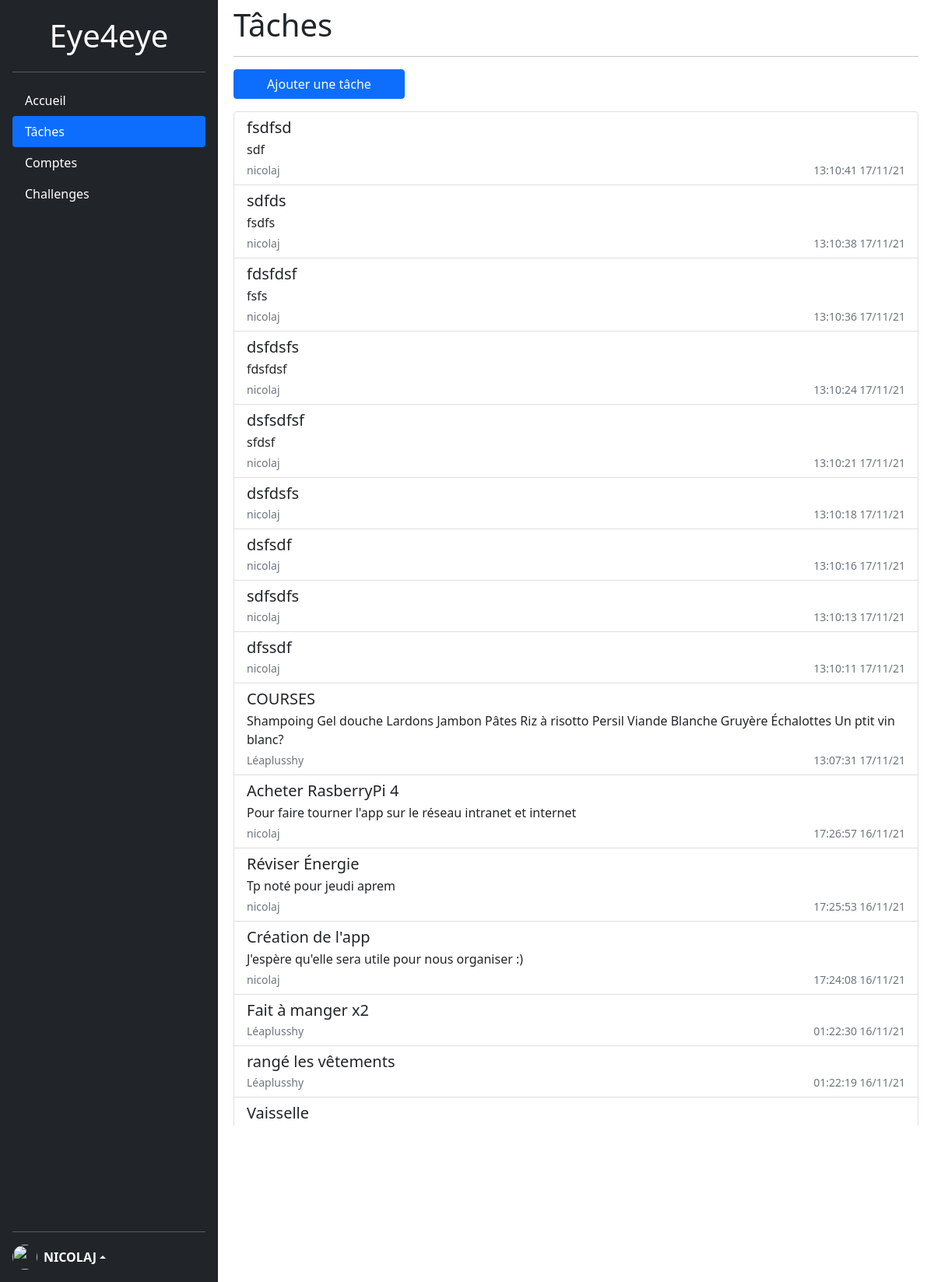
The page /task/ (signed in) on the database its author committed.
### tables this page shows
CREATE TABLE user (
  id INTEGER PRIMARY KEY AUTOINCREMENT,
  username TEXT UNIQUE NOT NULL,
  password TEXT NOT NULL
);

CREATE TABLE task (
  id INTEGER PRIMARY KEY AUTOINCREMENT,
  author_id INTEGER NOT NULL,
  created TIMESTAMP NOT NULL DEFAULT CURRENT_TIMESTAMP,
  title TEXT NOT NULL,
  body TEXT NOT NULL,
  FOREIGN KEY (author_id) REFERENCES user (id)
);

### project/task.py (the view)
@task_bp.route('/')
@login_required
def task():
    db = get_db()
    tasks = db.execute(
        'SELECT p.id, title, body, created, author_id, username'
        ' FROM task p JOIN user u ON p.author_id = u.id'
        ' ORDER BY created DESC'
    ).fetchall()
    return render_template('task/index.html', tasks=tasks)

### project/auth.py (called while the page is built)
@auth_bp.before_app_request
def load_logged_in_user():
    user_id = session.get('user_id')
    if user_id is None:
        g.user = None
    else:
        g.user = get_db().execute(
            'SELECT * FROM user WHERE id = ?', (user_id,)
        ).fetchone()

def login_required(view):
    @functools.wraps(view)
    def wrapped_view(**kwargs):
        if g.user is None:
            return redirect(url_for('auth.login'))
        return view(**kwargs)
    return wrapped_view

### project/db.py (called while the page is built)
def get_db():
    if 'db' not in g:
        g.db = sqlite3.connect(
            current_app.config['DB'],
            detect_types=sqlite3.PARSE_DECLTYPES
        )
        g.db.row_factory = sqlite3.Row
    return g.db

### project/templates/task/index.html
{% extends 'base.html' %}
{% block header %}
Tâches
{% endblock %}
{% block content %}
<div class="d-flex flex-column h-100">
    <div class="btn-group col-3 bg-white">
      <a role="button" href="{{ url_for('task.create') }}" class="btn btn-primary">Ajouter une tâche</a>
    </div>
    <div class="list-group my-3 overflow-auto" style="height: 80%;">
      {% for task in tasks %}
      <a href="{{ url_for('task.update', id=task['id']) }}" class="list-group-item list-group-item-action">
        <h5 class="mb-1">{{ task['title'] }}</h5>
        <p class="mb-1">{{ task['body'] }}</p>
        <div class="d-flex w-100 justify-content-between">
          <small class="text-muted">{{ task['username'] }}</small>
          <small class="text-muted">{{ task['created'].strftime('%X %d/%m/%y') }}</small>
        </div>
      </a>
      {% endfor %}
  </div>
</div>
{% endblock %}

### project/templates/base.html (shortened to what this page needs)
<!doctype html>
<html lang="en">
  <head>
    <link href="https://cdn.jsdelivr.net/npm/bootstrap@5.1.3/dist/css/bootstrap.min.css" rel="stylesheet">
    <link rel="stylesheet" href="{{ url_for('static', filename='css/style.css') }}">
</head>
<body>
  <div class="d-flex" style="height: 100vh; max-height: 100vh; overflow-y: hidden;">
    <div class="d-flex flex-column flex-shrink-0 p-3 text-white bg-dark" style="width: 280px;">
      <a href="/" class="d-flex align-items-center mx-auto text-white text-decoration-none">
        <span class="fs-1">Eye4eye</span>
      </a>
      <hr>
      <ul class="nav nav-pills flex-column mb-auto">
        {% set navigation = [('index', 'Accueil'), ('task', 'Tâches'), ('counting', 'Comptes'), ('challenge', 'Challenges')] %}
        {% for k, v in navigation %}
        <li class="nav-item">
          <a {% if k in request.endpoint %}class="nav-link active"{% endif %} href="{{ url_for(k) }}" class="nav-link text-white">{{ v }}</a>
        </li>
        {% endfor %}
      </ul>
      <hr>
      {% if g.user %}
      <div class="dropup">
        <a href="#" class="d-flex align-items-center text-white text-decoration-none dropdown-toggle" id="dropdownUser1" data-bs-toggle="dropdown" aria-expanded="false">
          <img src="https://github.com/mindflix.png" alt="" width="32" height="32" class="rounded-circle me-2">
          <strong>{{ g.user['username'].upper() }}</strong>
        </a>
      </div>
      {% else %}
      <div class="d-grid gap-2">
        <a class="btn btn-primary" role="button" href="{{ url_for('auth.login') }}">Se connecter</a>
        <a class="btn btn-light" role="button" href="{{ url_for('auth.signup') }}">S'inscrire</a>
      </div>
      {% endif %}
    </div>
    <main class="container m-2">
      <h1>
        {% block header %} {% endblock %}
      </h1>
      <hr>
      {% block content %} {% endblock %}
    </main>
  </div>
</body>
</html>

### project/static/css/style.css (style rules this page uses)
body { min-height: 100vh; min-height: -webkit-fill-available; }
html { height: -webkit-fill-available; }

### rows shown on the page
user: user.username "NICOLAJ"
task: title "fsdfsd", body "sdf", username "nicolaj", created "13:10:41 17/11/21"
task: title "sdfds", body "fsdfs", username "nicolaj", created "13:10:38 17/11/21"
task: title "fdsfdsf", body "fsfs", username "nicolaj", created "13:10:36 17/11/21"
task: title "dsfdsfs", body "fdsfdsf", username "nicolaj", created "13:10:24 17/11/21"
task: title "dsfsdfsf", body "sfdsf", username "nicolaj", created "13:10:21 17/11/21"
task: title "dsfdsfs", username "nicolaj", created "13:10:18 17/11/21"
task: title "dsfsdf", username "nicolaj", created "13:10:16 17/11/21"
task: title "sdfsdfs", username "nicolaj", created "13:10:13 17/11/21"
task: title "dfssdf", username "nicolaj", created "13:10:11 17/11/21"
task: title "COURSES", body "Shampoing Gel douche Lardons Jambon Pâtes Riz à risotto Persil Viande Blanche Gruyère Échalottes Un ptit vin blanc?", username "Léaplusshy", created "13:07:31 17/11/21"
task: title "Acheter RasberryPi 4", body "Pour faire tourner l'app sur le réseau intranet et internet", username "nicolaj", created "17:26:57 16/11/21"
task: title "Réviser Énergie", body "Tp noté pour jeudi aprem", username "nicolaj", created "17:25:53 16/11/21"
task: title "Création de l'app", body "J'espère qu'elle sera utile pour nous organiser :)", username "nicolaj", created "17:24:08 16/11/21"
task: title "Fait à manger x2", username "Léaplusshy", created "01:22:30 16/11/21"
task: title "rangé les vêtements", username "Léaplusshy", created "01:22:19 16/11/21"
task: title "Vaisselle"

### other values the page prints
{{ v }} "Accueil" "Tâches" "Comptes" "Challenges"
